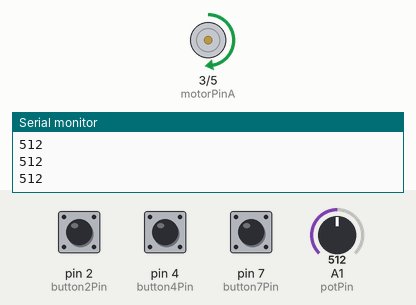
This sketch was run on a simulated Arduino Uno, built with avr-gcc and run on an emulated ATmega328P. Parts: motor-driver pin pairs drawn as motors (green arrow = first pin HIGH = forward, orange = second pin HIGH = backward, longer = more drive), the last lines printed to the serial monitor. The inputs (shaded band) are chosen by the test bench; at power-on: A1 (potPin) = 512, pin 2 (button2Pin) LOW, pin 4 (button4Pin) LOW, pin 7 (button7Pin) LOW.

Above: at 1.2 s.
1.3 s: A1 (potPin) set to 716
At 1.6 s:
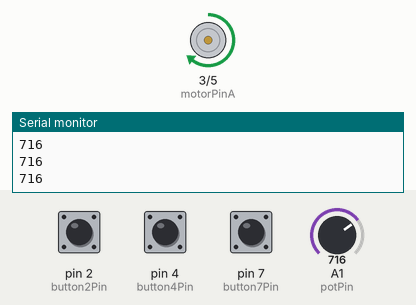
2.8 s: A1 (potPin) set to 900
At 4.0 s:
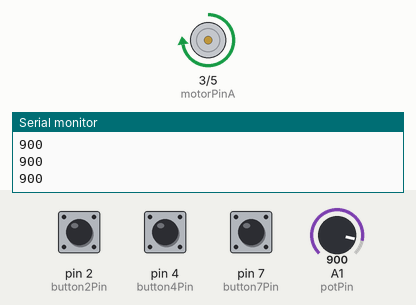
4.3 s: A1 (potPin) set to 122
At 5.2 s:
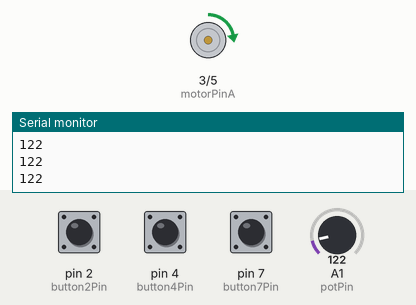
5.8 s: A1 (potPin) set to 0
At 7.0 s:
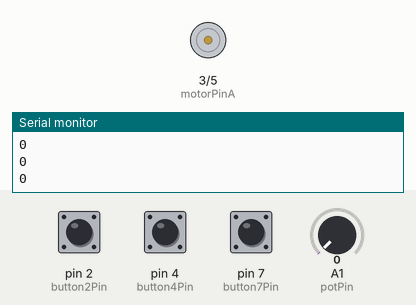
7.3 s: A1 (potPin) set to 511
At 8.7 s:
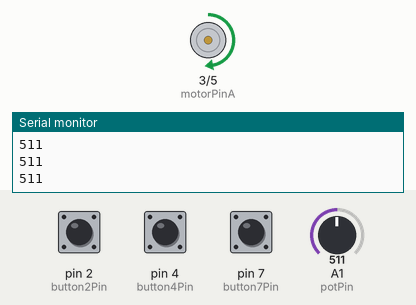
Timing chart, 0 to 9.8 s (numbered marks = the images above; inputs shaded):
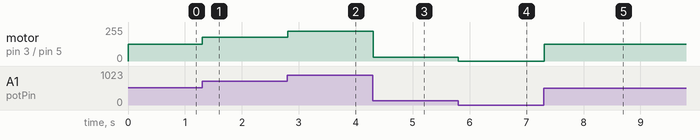

The sketch:

sketch_jun9a.ino
```cpp
const int potPin = A1;        // Analog input pin for potentiometer
const int motorPinA = 3;      // IA pin connected to Arduino pin 3
const int motorPinB = 5;      // IB pin connected to Arduino pin 5
const int button2Pin = 2;
const int button4Pin = 4;
const int button7Pin = 7;

void setup() {
  Serial.begin(9600);
  pinMode(motorPinA, OUTPUT);
  pinMode(motorPinB, OUTPUT);
  digitalWrite(motorPinB, LOW); // Keep this pin LOW for forward direction
}

void loop() {
  int button2Val = digitalRead(button2Pin);
  int button4Val = digitalRead(button4Pin);
  int button7Val = digitalRead(button7Pin);
  // Serial.println("b2");
  // Serial.println(button2Val);
  // Serial.println("b4");
  // Serial.println(button4Val);
  // Serial.println("b7");
  // Serial.println(button7Val);


  int potValue = analogRead(potPin);        // Read the potentiometer value (0 to 1023)
  Serial.println(potValue);
  // Map the potentiometer value to a PWM value (0 to 255)
  int pwmValue = map(potValue, 0, 1023, 0, 255);

  // Write the PWM value to the motorPinA for forward direction
  analogWrite(motorPinA, pwmValue);
  // analogWrite(motorPinB, -pwmValue);

  // Optional delay, you can adjust or remove it based on your requirements
  delay(10);
}
```

Measured:
- after the input at 1.3 s, motor on pin 3 (motorPinA) / pin 5 (motorPinB): forward 127/255 → forward 178/255 at once
- after the input at 2.8 s, motor on pin 3 (motorPinA) / pin 5 (motorPinB): forward 178/255 → forward 224/255 at once
- after the input at 4.3 s, motor on pin 3 (motorPinA) / pin 5 (motorPinB): forward 224/255 → forward 30/255 at once
- after the input at 5.8 s, motor on pin 3 (motorPinA) / pin 5 (motorPinB): forward 30/255 → stopped at once
- after the input at 7.3 s, motor on pin 3 (motorPinA) / pin 5 (motorPinB): stopped → forward 127/255 at once
